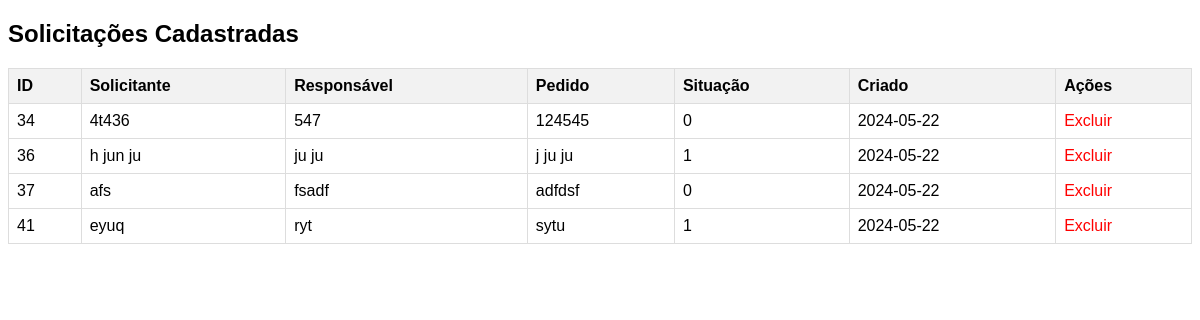
Page /MVC/public/Solicitacao/index.php on the committed database.
### tables this page shows
CREATE TABLE `solicitacao` (
  `id_soli` int(11) NOT NULL,
  `solicitante` varchar(255) NOT NULL,
  `responsavel` varchar(255) NOT NULL,
  `pedido` varchar(255) NOT NULL,
  `situacao` int(11) NOT NULL,
  `criado` date NOT NULL
);

### MVC/public/Solicitacao/index.php (the view, shortened to what this page needs)
<!DOCTYPE html>
<html lang="pt-br">
<head>
</head>
<body>
    <?php
    $host = 'localhost';
    $dbname = 'bike';
    $username = 'root';
    $password = '';
    try {
        $pdo = new PDO("mysql:host=$host;dbname=$dbname;charset=utf8", $username, $password);
        $pdo->setAttribute(PDO::ATTR_ERRMODE, PDO::ERRMODE_EXCEPTION);
    } catch (PDOException $e) {
        die("Erro ao conectar: " . $e->getMessage());
    }
    ?>
    <h2>Solicitações Cadastradas</h2>
    <table>
        <tr>
            <th>ID</th>
            <th>Solicitante</th>
            <th>Responsável</th>
            <th>Pedido</th>
            <th>Situação</th>
            <th>Criado</th>
            <th>Ações</th>
        </tr>
        <?php
        $stmt = $pdo->query("SELECT * FROM solicitacao");
        while ($row = $stmt->fetch(PDO::FETCH_ASSOC)) {
            echo "<tr>";
            echo "<td>".$row['id_soli']."</td>";
            echo "<td>".$row['solicitante']."</td>";
            echo "<td>".$row['responsavel']."</td>";
            echo "<td>".$row['pedido']."</td>";
            echo "<td>".$row['situacao']."</td>";
            echo "<td>".$row['criado']."</td>";
            echo "<td><a href='?delete=".$row['id_soli']."'>Excluir</a></td>";
            echo "</tr>";
        }
        ?>
    </table>
</body>
</html>

### MVC/public/Solicitacao/index.php (style rules this page uses)
body { font-family: Arial, sans-serif; }
table { width: 100%; border-collapse: collapse; margin-bottom: 20px; }
table, th, td { border: 1px solid #ddd; }
th, td { padding: 8px; text-align: left; }
th { background-color: #f2f2f2; }
a { color: #ff0000; text-decoration: none; }

### rows in the picture
solicitacao: id_soli "34", solicitante "4t436", responsavel "547", pedido "124545", situacao "0", criado "2024-05-22"
solicitacao: id_soli "36", solicitante "h jun ju", responsavel "ju ju", pedido "j ju ju", situacao "1", criado "2024-05-22"
solicitacao: id_soli "37", solicitante "afs", responsavel "fsadf", pedido "adfdsf", situacao "0", criado "2024-05-22"
solicitacao: id_soli "41", solicitante "eyuq", responsavel "ryt", pedido "sytu", situacao "1", criado "2024-05-22"
